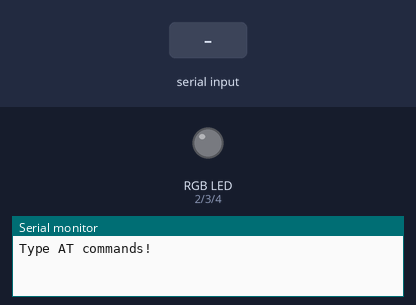
Bench run of a sketch on a simulated Arduino Uno, built with avr-gcc and run on an emulated ATmega328P. Shown: an RGB LED mixed from three pins (HIGH = lit), the last lines printed to the serial monitor. The inputs (shaded band) are chosen by the test bench. Dim RGB values are drawn brighter than linear.

Above: at 1.2 s.
1.3 s: "a" received over the second serial link
At 2.0 s:
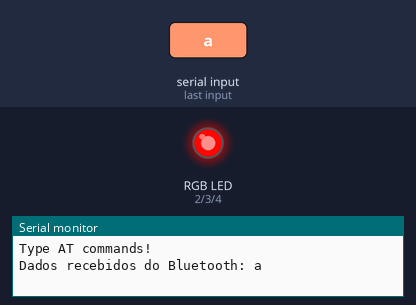
2.8 s: "b" received over the second serial link
At 3.2 s:
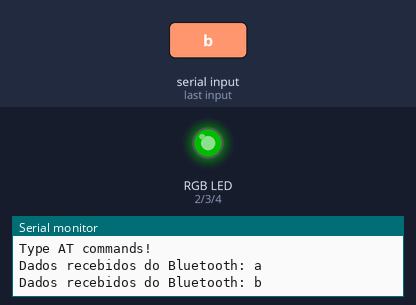
4.3 s: "c" received over the second serial link
At 5.5 s:
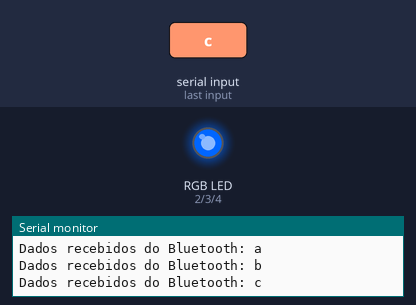
5.8 s: "f" received over the second serial link
At 6.7 s:
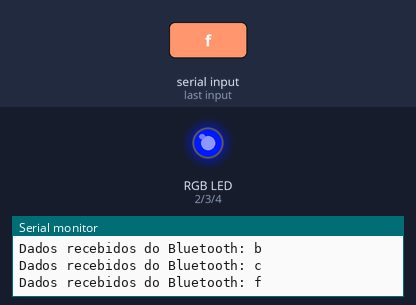
7.3 s: "g" received over the second serial link
At 7.8 s:
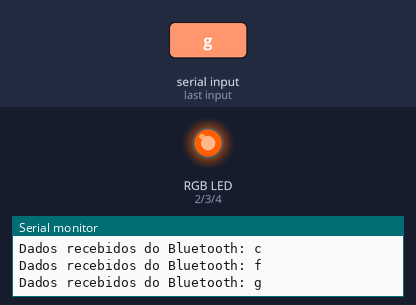
8.8 s: "h" received over the second serial link
At 10.2 s:
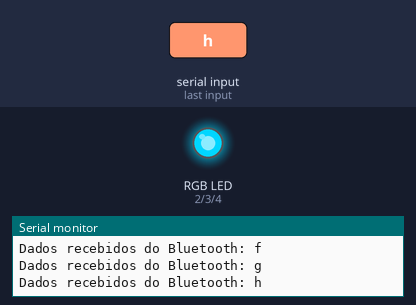
Timing chart, 0 to 11.3 s (numbered marks = the images above; inputs shaded):
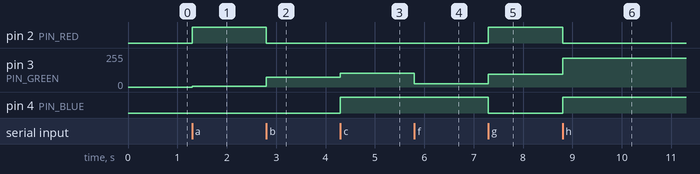

Measured:
- after the input at 1.3 s, pin 2 (PIN_RED): LOW → HIGH at once; pin 3 (PIN_GREEN): 0/255 → 6/255 at once
- after the input at 2.8 s, pin 2 (PIN_RED): HIGH → LOW at once; pin 3 (PIN_GREEN): 6/255 → 74/255 at once
- after the input at 4.3 s, pin 3 (PIN_GREEN): 74/255 → 102/255 at once; pin 4 (PIN_BLUE): LOW → HIGH at once
- after the input at 5.8 s, pin 3 (PIN_GREEN): 102/255 → 25/255 at once
- after the input at 7.3 s, pin 2 (PIN_RED): LOW → HIGH at once; pin 3 (PIN_GREEN): 25/255 → 95/255 at once; pin 4 (PIN_BLUE): HIGH → LOW at once
- after the input at 8.8 s, pin 2 (PIN_RED): HIGH → LOW at once; pin 3 (PIN_GREEN): 95/255 → 214/255 at once; pin 4 (PIN_BLUE): LOW → HIGH at once

The sketch:

rgb_BL.ino
```cpp
#include <SoftwareSerial.h>
const int PIN_RED   = 2;
const int PIN_GREEN = 3;
const int PIN_BLUE  = 4;

SoftwareSerial BTserial(10, 11);
String command = "";

int red;
int green;
int blue;

void setColor(int R, int G, int B) {
  analogWrite(PIN_RED,   R);
  analogWrite(PIN_GREEN, G);
  analogWrite(PIN_BLUE,  B);
}

void setup() {
  //set all three pins to output mode
  pinMode(PIN_RED,   OUTPUT);
  pinMode(PIN_GREEN, OUTPUT);
  pinMode(PIN_BLUE,  OUTPUT);
  Serial.begin(115200);
  Serial.println("Type AT commands!");
  BTserial.begin(9600);

}

void loop() {
  if (BTserial.available()) {
    char data = BTserial.read();
    Serial.print("Dados recebidos do Bluetooth: ");
    Serial.println(data);

    if (data == 'a') {
      setColor(214, 6, 6);
    }
    else if (data == 'b') {
      setColor(6, 74, 13);
    }
    else if (data == 'c') {
      setColor(1, 102, 255);
    }
    else if (data == 'd') {
      setColor(202, 48, 2);
    }
    else if (data == 'e') {
      setColor(17, 106, 26);
    }
    else if (data == 'f') {
      setColor(18, 25, 201);
    }
    else if (data == 'g') {
      setColor(218, 95, 27);
    }
    else if (data == 'h') {
      setColor(70, 214, 161);
    }
    else if (data == 'i') {
      setColor(58, 6, 168);
    }
    else if (data == 'j') {
      setColor(219, 128, 63);
    }
    else if (data == 'k') {
      setColor(61, 142, 136);
    }
    else if (data == 'l') {
      setColor(103, 3, 163);
    }
    else if (data == 'm') {
      setColor(254, 215, 75);
    }
    else if (data == 'n') {
      setColor(4, 68, 95);
    }
    else if (data == 'o') {
      setColor(167, 47, 240);
    }
  }
}
```
